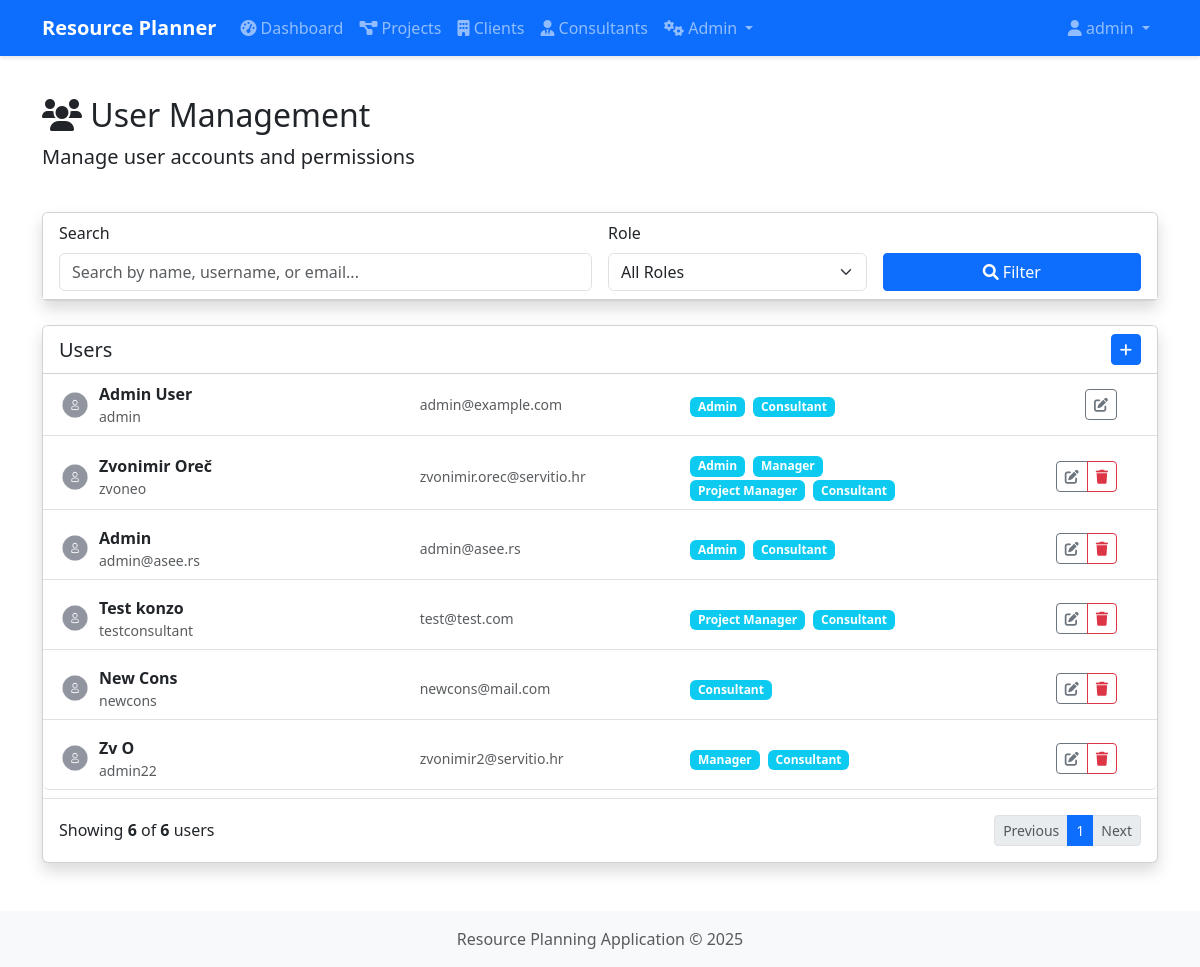
Page /admin/users (signed in) on the committed database.
### app/models.py (models this page shows, shortened)
class User(db.Model, UserMixin):
    __tablename__ = 'users'
    id = db.Column(db.Integer, primary_key=True)
    username = db.Column(db.String(80), unique=True, nullable=False)
    email = db.Column(db.String(120), unique=True, nullable=False)
    password_hash = db.Column(db.String(128))
    first_name = db.Column(db.String(50))
    last_name = db.Column(db.String(50))
    created_at = db.Column(db.DateTime, default=datetime.utcnow)
    is_active = db.Column(db.Boolean, default=True)
    updated_at = db.Column(db.DateTime, default=datetime.utcnow, onupdate=datetime.utcnow)
    consultants = db.relationship('Consultant', backref='user', lazy=True)
    roles = db.relationship('Role', secondary='user_roles', backref=db.backref('users', lazy=True))

class Role(db.Model):
    __tablename__ = 'roles'
    id = db.Column(db.Integer, primary_key=True)
    name = db.Column(db.String(20), unique=True, nullable=False)
    description = db.Column(db.String(100))

### app/routes/admin.py (the view, shortened to what this page needs)
@admin_bp.route('/users')
@login_required
@admin_required
def users():
    page = request.args.get('page', 1, type=int)
    per_page = 10  # Number of items per page
    search = request.args.get('search', '')
    role_filter = request.args.get('role_filter', '')
    status_filter = request.args.get('status_filter', '')
    query = User.query
    if role_filter:
        query = query.join(User.roles).filter(Role.id == role_filter)
    if status_filter:
        is_active = status_filter == 'active'
        query = query.filter(User.is_active == is_active)
    total_users = query.count()
    users_list = query.paginate(page=page, per_page=per_page, error_out=False)
    roles = Role.query.all()
    total_pages = (total_users + per_page - 1) // per_page  # Ceiling division
    return render_template(
        'admin/users.html',
        users=users_list.items,
        page=page,
        total_pages=total_pages,
        total_users=total_users,
        has_prev=users_list.has_prev,
        has_next=users_list.has_next,
        roles=roles
    )

### app/routes/admin.py (called while the page is built)
def admin_required(f):
    @wraps(f)
    def decorated_function(*args, **kwargs):
        if not current_user.is_authenticated or not (user_has_role(current_user, 'Admin') or current_user.username == 'admin'):
            flash('You do not have permission to access this page.', 'danger')
            return redirect(url_for('main.index'))
        return f(*args, **kwargs)
    return decorated_function

### app/utils.py (called while the page is built, shortened)
def user_has_role(user, role_name):
    if not user or not user.is_authenticated:
        return False
    try:
        role = Role.query.filter_by(name=role_name).first()
        if role and role in user.roles:
            return True
    except SQLAlchemyError as e:
        current_app.logger.error(f"Error checking role {role_name} for user {user.username}: {str(e)}")
        if role_name == 'Admin' and user.username == 'admin':
            return True
    return False

### app/templates/admin/users.html (shortened to what this page needs)
{% extends 'base.html' %}
{% block content %}
<div class="row mb-4">
    <div class="col">
        <h1 class="h2">
            <i class="fas fa-users"></i> User Management
        </h1>
        <p class="lead">Manage user accounts and permissions</p>
    </div>
</div>
<div class="row mb-4">
    <div class="col-12">
        <div class="card shadow">
            <div class="card-header bg-white">
                <form method="GET" action="{{ url_for('admin.users') }}" class="row g-3">
                    <div class="col-md-6 position-relative">
                        <label for="search" class="form-label">Search</label>
                        <div class="input-group">
                            <input type="text" name="search" id="search" class="form-control" placeholder="Search by name, username, or email..." value="{{ request.args.get('search', '') }}">
                        </div>
                    </div>
                    <div class="col-md-3">
                        <label for="role_filter" class="form-label">Role</label>
                        <select name="role_filter" id="role_filter" class="form-select">
                            <option value="">All Roles</option>
                        </select>
                    </div>
                    <div class="col-md-3 d-flex align-items-end">
                        <button type="submit" class="btn btn-primary w-100">
                            <i class="fas fa-search"></i> Filter
                        </button>
                    </div>
                </form>
            </div>
        </div>
    </div>
</div>
<div class="row">
    <div class="col-12">
        <div class="card shadow">
            <div class="card-header bg-white d-flex justify-content-between align-items-center">
                <h5 class="mb-0">Users</h5>
                <a href="#" class="btn btn-sm btn-primary add-user-btn" title="Add User">
                    <i class="fas fa-plus"></i>
                </a>
            </div>
            <div class="card-body p-0">
                {% if users %}
                <div class="accordion" id="usersAccordion">
                    {% for user in users %}
                    <div class="accordion-item mb-2 border-0 border-bottom">
                        <div class="accordion-header d-flex align-items-center py-2 px-3" id="heading-{{ user.id }}">
                            <div class="row w-100 align-items-center">
                                <div class="col-md-4">
                                    <div class="d-flex align-items-center">
                                        <img src="{{ user.avatar_url or url_for('static', filename='img/default-avatar.png') }}"
                                             alt="Avatar" class="rounded-circle me-2" width="32" height="32">
                                        <div>
                                            <strong>{{ user.first_name }} {{ user.last_name }}</strong>
                                            <div class="text-muted small">{{ user.username }}</div>
                                        </div>
                                    </div>
                                </div>
                                <div class="col-md-3">
                                    <div class="text-muted small">{{ user.email }}</div>
                                </div>
                                <div class="col-md-3">
                                    {% for role in user.roles %}
                                    <span class="badge bg-info me-1">{{ role.name }}</span>
                                    {% endfor %}
                                </div>
                                <div class="col-md-2 text-end">
                                    <div class="btn-group">
                                        <button class="btn btn-sm btn-outline-secondary" type="button" data-bs-toggle="collapse" data-bs-target="#collapse-{{ user.id }}" aria-expanded="false" aria-controls="collapse-{{ user.id }}" title="Edit User">
                                            <i class="fas fa-edit"></i>
                                        </button>
                                        {% if user.id != current_user.id %}
                                        <button type="button" class="btn btn-sm btn-outline-danger delete-user" data-id="{{ user.id }}" data-name="{{ user.username }}" title="Delete User">
                                            <i class="fas fa-trash"></i>
                                        </button>
                                        {% endif %}
                                    </div>
                                </div>
                            </div>
                        </div>
                    </div>
                    {% endfor %}
                </div>
                <div class="p-3 border-top">
                    <div class="d-flex justify-content-between align-items-center">
                        <div>
                            Showing <span class="fw-bold">{{ users|length }}</span> of <span class="fw-bold">{{ total_users }}</span> users
                        </div>
                        <nav aria-label="Page navigation">
                            <ul class="pagination pagination-sm mb-0">
                                <li class="page-item {% if not has_prev %}disabled{% endif %}">
                                    <a class="page-link" href="{{ url_for('admin.users', page=page-1, search=request.args.get('search', ''), role_filter=request.args.get('role_filter', ''), status_filter=request.args.get('status_filter', '')) }}">Previous</a>
                                </li>
                                {% for p in range(1, total_pages + 1) %}
                                <li class="page-item {% if p == page %}active{% endif %}">
                                    <a class="page-link" href="{{ url_for('admin.users', page=p, search=request.args.get('search', ''), role_filter=request.args.get('role_filter', ''), status_filter=request.args.get('status_filter', '')) }}">{{ p }}</a>
                                </li>
                                {% endfor %}
                                <li class="page-item {% if not has_next %}disabled{% endif %}">
                                    <a class="page-link" href="{{ url_for('admin.users', page=page+1, search=request.args.get('search', ''), role_filter=request.args.get('role_filter', ''), status_filter=request.args.get('status_filter', '')) }}">Next</a>
                                </li>
                            </ul>
                        </nav>
                    </div>
                </div>
                {% else %}
                <div class="alert alert-info m-3">
                    <i class="fas fa-info-circle"></i> No users found.
                </div>
                {% endif %}
            </div>
        </div>
    </div>
</div>
{% endblock %}

### app/templates/base.html (shortened to what this page needs)
<!DOCTYPE html>
<html lang="en">
<head>
    <link href="https://cdn.jsdelivr.net/npm/bootstrap@5.3.0-alpha1/dist/css/bootstrap.min.css" rel="stylesheet">
    <link rel="stylesheet" href="https://cdnjs.cloudflare.com/ajax/libs/font-awesome/6.0.0/css/all.min.css">
    <link rel="stylesheet" href="{{ url_for('static', filename='css/style.css') }}">
</head>
<body>
    <nav class="navbar navbar-expand-lg navbar-dark bg-primary">
        <div class="container">
            <a class="navbar-brand" href="{{ url_for('index') }}">Resource Planner</a>
            <div class="collapse navbar-collapse" id="navbarNav">
                {% if current_user.is_authenticated %}
                <ul class="navbar-nav me-auto">
                    <li class="nav-item">
                        <a class="nav-link" href="{{ url_for('admin.dashboard') }}">
                            <i class="fas fa-tachometer-alt"></i> Dashboard
                        </a>
                    </li>
                    <li class="nav-item">
                        <a class="nav-link" href="{{ url_for('projects.list_projects') }}">
                            <i class="fas fa-project-diagram"></i> Projects
                        </a>
                    </li>
                    <li class="nav-item">
                        <a class="nav-link" href="{{ url_for('clients.list_clients') }}">
                            <i class="fas fa-building"></i> Clients
                        </a>
                    </li>
                    <li class="nav-item">
                        <a class="nav-link" href="{{ url_for('consultants.list_consultants') }}">
                            <i class="fas fa-user-tie"></i> Consultants
                        </a>
                    </li>
                    {% if 'Admin' in current_user.roles|map(attribute='name') or 'Manager' in current_user.roles|map(attribute='name') %}
                    <li class="nav-item dropdown">
                        <a class="nav-link dropdown-toggle" href="#" id="adminDropdown" role="button" data-bs-toggle="dropdown" aria-expanded="false">
                            <i class="fas fa-cogs"></i> Admin
                        </a>
                    </li>
                    {% endif %}
                </ul>
                <ul class="navbar-nav">
                    <li class="nav-item dropdown">
                        <a class="nav-link dropdown-toggle" href="#" id="userDropdown" role="button" data-bs-toggle="dropdown" aria-expanded="false">
                            <i class="fas fa-user"></i> {{ current_user.username }}
                        </a>
                    </li>
                </ul>
                {% endif %}
            </div>
        </div>
    </nav>
    <div class="container mt-4">
        {% block content %}{% endblock %}
    </div>
    <footer class="footer mt-5 py-3 bg-light">
        <div class="container text-center">
            <span class="text-muted">Resource Planning Application &copy; {{ now.year }}</span>
        </div>
    </footer>
</body>
</html>

### app/static/css/style.css (style rules this page uses)
body { min-height: 100vh; display: flex; flex-direction: column; }
.footer { margin-top: auto; }
.card { transition: transform 0.3s ease; box-shadow: 0 4px 6px rgba(0, 0, 0, 0.1); }
.btn { border-radius: 0.25rem; }
.navbar { box-shadow: 0 2px 4px rgba(0, 0, 0, 0.1); }
.navbar-brand { font-weight: bold; }

### app/templates/admin/users.html (style rules this page uses)
.accordion-item { border-left: 0; border-right: 0; }
.accordion-header { cursor: pointer; }

### rows in the picture
User: username "admin", first_name "Admin", last_name "User", email "admin@example.com"
Role: name "Admin"
Role: name "Consultant"
User: first_name "Zvonimir", last_name "Oreč", username "zvoneo", email "zvonimir.orec@servitio.hr"
Role: name "Manager"
Role: name "Project Manager"
User: first_name "Admin", username "admin@asee.rs", email "admin@asee.rs"
User: first_name "Test", last_name "konzo", username "testconsultant", email "test@test.com"
User: first_name "New", last_name "Cons", username "newcons", email "newcons@mail.com"
User: first_name "Zv", last_name "O", username "admin22", email "zvonimir2@servitio.hr"

### other values in the picture
{{ users|length }} "6"
{{ total_users }} "6"
{{ p }} "1"
